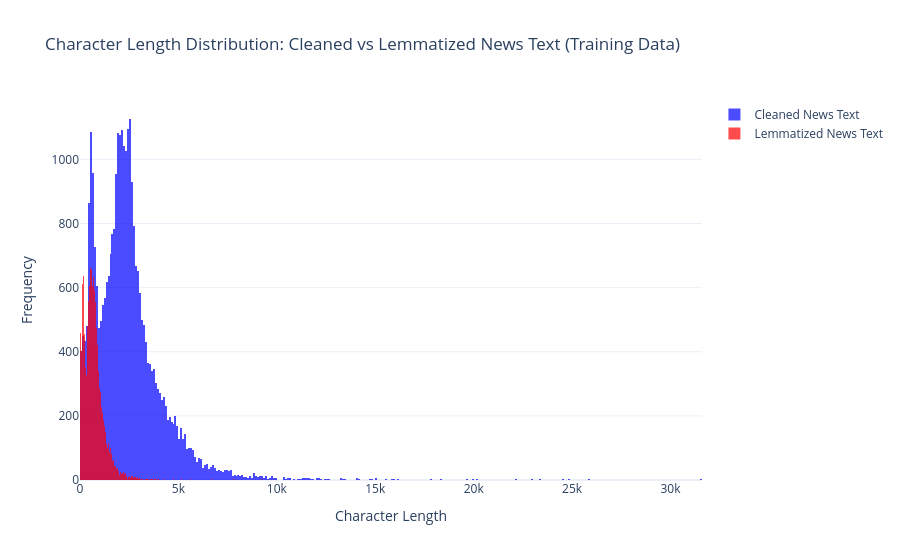

Notebook cell for this chart:
### Markdown cell above
##### 4.1.2  Create Histogram to visualise character lengths  <font color = red>[7 marks]</font> <br>

 Plot both distributions on the same graph for comparison and to observe overlaps and peak differences to understand text preprocessing's impact on text length.

### Code cell
# Create a histogram plot to visualise character lengths
fig = go.Figure()

# Add histogram for cleaned news text
fig.add_trace(go.Histogram(x=df_train['cleaned_text_len'], 
                            name='Cleaned News Text',
                            opacity=0.7,
                            marker_color='blue'))

# Add histogram for lemmatized news text with POS tags removed
fig.add_trace(go.Histogram(x=df_train['lemmatized_text_len'], 
                            name='Lemmatized News Text',
                            opacity=0.7,
                            marker_color='red'))

fig.update_layout(
    title='Character Length Distribution: Cleaned vs Lemmatized News Text (Training Data)',
    xaxis_title='Character Length',
    yaxis_title='Frequency',
    barmode='overlay',
    template='plotly_white'
)
fig.show()

### Figure 1 — Plotly figure (JSON) as saved in the notebook; plotly's stock layout.template omitted (floating-point values rounded to 4 significant figures; data arrays with more than 128 entries replaced by an {"elided": "..."} marker saying what was removed)
{"data": [{"marker": {"color": "blue"}, "name": "Cleaned News Text", "opacity": 0.7, "type": "histogram", "x": {"elided": "31428 int values"}}, {"marker": {"color": "red"}, "name": "Lemmatized News Text", "opacity": 0.7, "type": "histogram", "x": {"elided": "31428 int values"}}], "layout": {"barmode": "overlay", "title": {"text": "Character Length Distribution: Cleaned vs Lemmatized News Text (Training Data)"}, "xaxis": {"title": {"text": "Character Length"}}, "yaxis": {"title": {"text": "Frequency"}}}}
